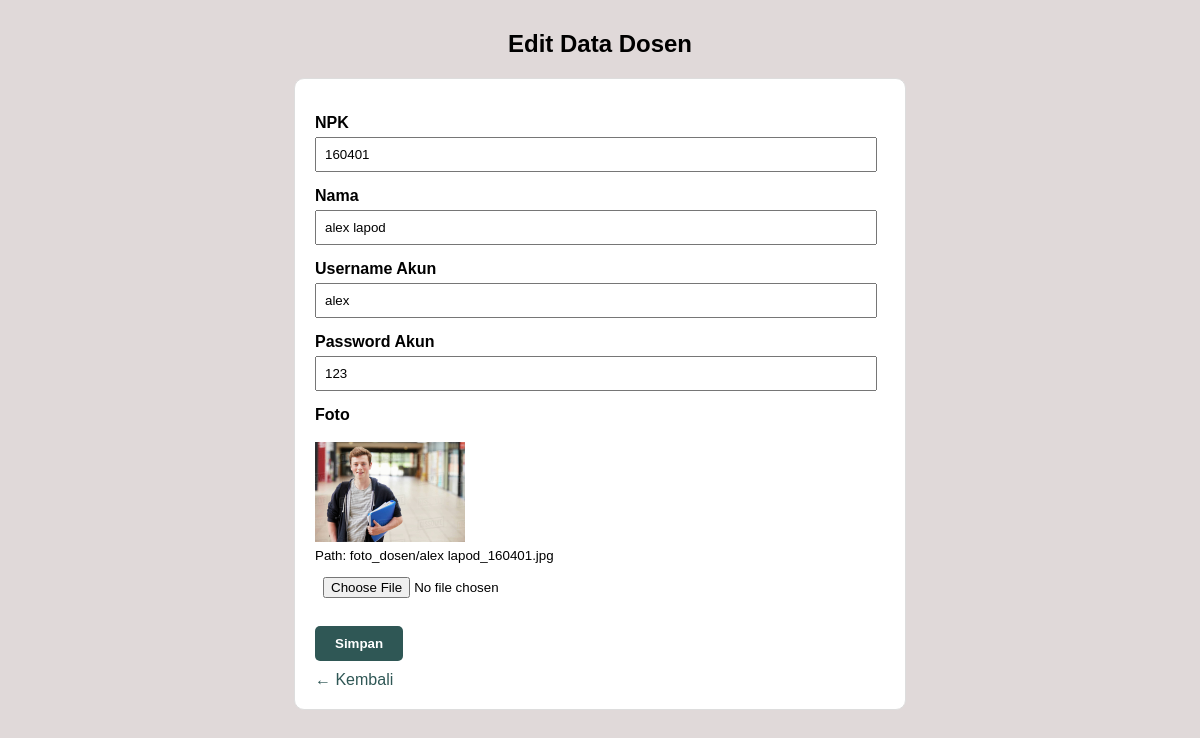
Screenshot of /edit_dosen.php?npk=160401 with the database file from the repository.
### tables this page shows
CREATE TABLE `dosen` (
  `npk` char(6) NOT NULL,
  `nama` varchar(45) DEFAULT NULL,
  `foto_extension` varchar(4) DEFAULT NULL
);

CREATE TABLE `akun` (
  `username` varchar(20) NOT NULL,
  `password` varchar(100) DEFAULT NULL,
  `nrp_mahasiswa` char(9) DEFAULT NULL,
  `npk_dosen` char(6) DEFAULT NULL,
  `isadmin` tinyint(1) DEFAULT 0
);

### edit_dosen.php (the view, shortened to what this page needs)
<?php
$con = new mysqli("localhost", "root", "", "fullstack");
$npk = $_GET['npk'];
$sql = "SELECT * FROM dosen WHERE npk = ?";
$stmt = $con->prepare($sql);
$stmt->bind_param("s", $npk);
$stmt->execute();
$result = $stmt->get_result();
$dosen = $result->fetch_assoc();
$sqlAkun = "SELECT username, password FROM akun WHERE npk_dosen = ?";
$stmtAkun = $con->prepare($sqlAkun);
$stmtAkun->bind_param("s", $npk);
$stmtAkun->execute();
$resAkun = $stmtAkun->get_result();
$akun = $resAkun->fetch_assoc();
?>
<!DOCTYPE html>
<html lang="id">
<head>
</head>
<body>
    <h2>Edit Data Dosen</h2>
    <form method="POST" enctype="multipart/form-data">
        <label>NPK</label>
        <input type="text" name="npk" value="<?php echo $dosen['npk']; ?>" readonly>
        <label>Nama</label>
        <input type="text" name="nama" value="<?php echo $dosen['nama']; ?>" required>
        <label>Username Akun</label>
        <input type="text" name="username" value="<?php echo $akun['username']; ?>" required>
        <label>Password Akun</label>
        <input type="text" name="password" placeholder="Kosongkan jika tidak ingin ubah password"
            value="<?php echo isset($akun['password']) ? $akun['password'] : ''; ?>" required>
        <label>Foto</label>
        <?php
        if (!empty($dosen['foto_extension'])) {
            $foto_path = "foto_dosen/" . $dosen['nama'] . "_" . $dosen['npk'] . "." . $dosen['foto_extension'];
            if (file_exists($foto_path)) {
                echo '<br><img src="' . $foto_path . '" width="150" alt="Foto Dosen"><br>';
                echo '<small>Path: ' . htmlspecialchars($foto_path) . '</small><br>';
            } else {
                echo '<p style="color:red;">Foto tidak ditemukan di ' . htmlspecialchars($foto_path) . '</p>';
            }
        } else {
            echo "<p>Tidak ada foto yang tersimpan.</p>";
        }
        ?>
        <input type="file" name="foto">
        <button type="submit" class="btnSimpan">Simpan</button>
        <br>
        <a href="admin_tabeldosen.php" class="btnKembali">← Kembali</a>
    </form>
</body>
</html>

### edit_dosen.php (style rules this page uses)
body { font-family: sans-serif; margin: 30px; background-color: #E0D9D9; }
h2 { text-align: center; margin-bottom: 20px; }
form { width: 50%; margin: auto; padding: 20px; border: 1px solid #ddd; border-radius: 10px; background: #fff; }
label { display: block; margin-top: 15px; font-weight: bold; }
input { width: 95%; padding: 8px; margin-top: 5px; }
.btnSimpan { margin-top: 20px; padding: 10px 20px; background-color: #2F5755; border: none; color: white; border-radius: 5px; font-weight: bold; }
.btnKembali { margin-top: 10px; display: inline-block; text-decoration: none; color: #2F5755; }

### rows the page displays
dosen: npk "160401", nama "alex lapod", nama+npk+foto_extension (picture), foto_path "foto_dosen/alex lapod_160401.jpg"
akun: username "alex", password "123"
